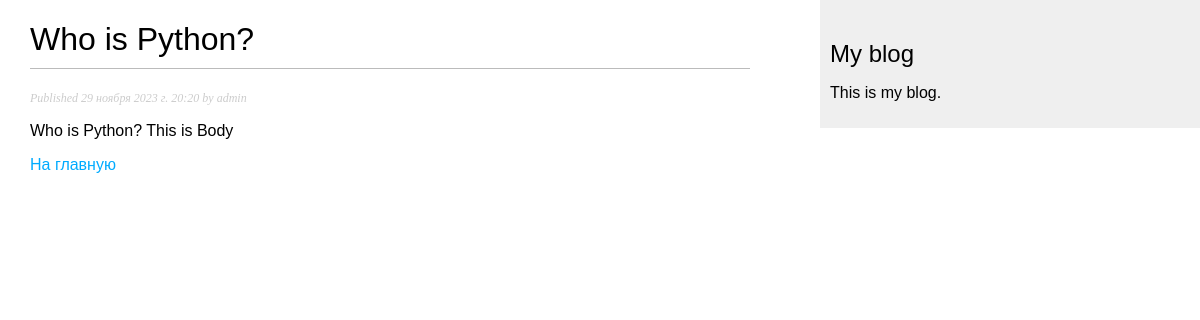
Page /blog/1/ on the committed database.
### blog/models.py (models this page shows, shortened)
class Post(models.Model):
    class Status(models.TextChoices):
        DRAFT = 'DF', 'Draft'
        PUBLISHED = 'PB', 'Published'
    title = models.CharField(max_length=250)
    slug = models.SlugField(max_length=250)
    author = models.ForeignKey(User, on_delete=models.CASCADE, related_name='blog_posts')
    body = models.TextField()
    publish = models.DateTimeField(default=timezone.now)
    created = models.DateTimeField(auto_now_add=True)
    updated = models.DateTimeField(auto_now=True)
    status = models.CharField(max_length=2, choices=Status.choices, default=Status.DRAFT)
    objects = models.Manager()
    published = PublishedManager()
    class Meta:
        ordering = ['-publish']
        indexes = [
            models.Index(fields=['-publish'])
        ]

### blog/views.py (the view)
# urls.py: path('<int:id>/', views.post_detail, name='post_detail'),
def post_detail(request, id):
    post = get_object_or_404(Post, id=id, status=Post.Status.PUBLISHED)
    return render(request, 'blog/post/detail.html', {'post': post})

### blog/templates/blog/post/detail.html (shortened to what this page needs)
{% extends "blog/base.html" %}
{% block content %}
    <h1>{{ post.title }}</h1>
    <p class="date">
        Published {{ post.publish }} by {{ post.author }}
    </p>
    {{ post.body|linebreaks }}
    <a href="{% url 'blog:post_list' %}">На главную</a>
{% endblock %}

### blog/static/css/blog.css (style rules this page uses)
body { margin:0; padding:0; font-family:helvetica, sans-serif; }
a { color:#00abff; text-decoration:none; }
h1 { font-weight:normal; border-bottom:1px solid #bbb; padding:0 0 10px 0; }
p.date { color:#ccc; font-family: georgia, serif; font-size: 12px; font-style: italic; }

### rows in the picture
Post: title "Who is Python?", publish "29 ноября 2023 г. 20:20", author "admin", body "Who is Python? This is Body"
